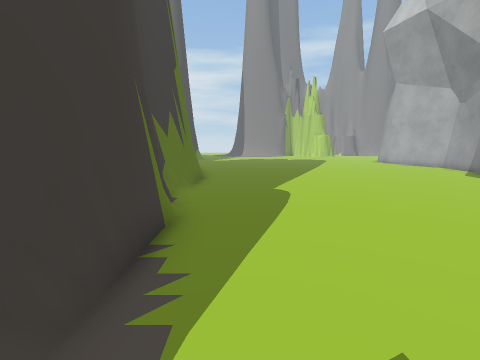
[1] (above)

16 first-person views from a walk through a scene from a Unity 3-D project. The camera is 1.4 m above the floor, tilts 8° down and sees 90° across. Doors are open. The floor is counted in squares, 1 m on a side. Each view is taken from the middle of a square. On the plan, view 1 faces up. The plan holds only what a view shows up to about 13 squares ahead; the rest is blank. The place goes on beyond the plan. The player is left out. Some surface patterns are stand-ins.

[2]
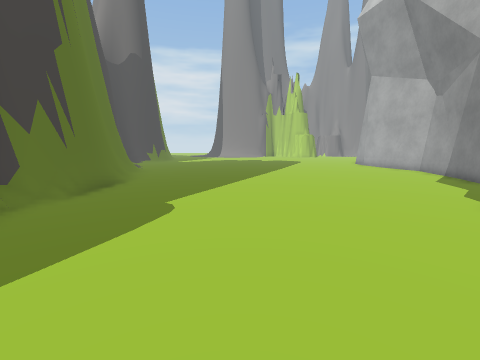

[3]
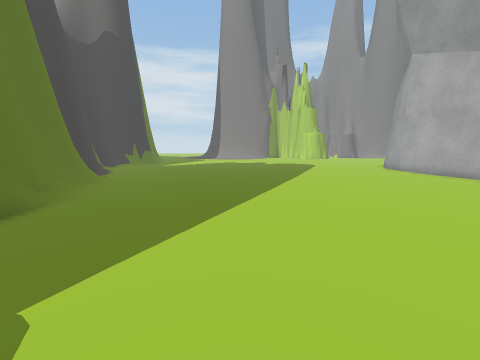

[4]
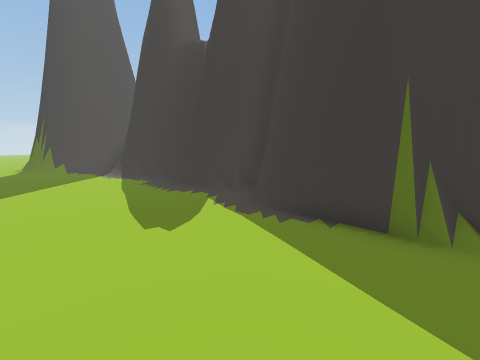

[5]
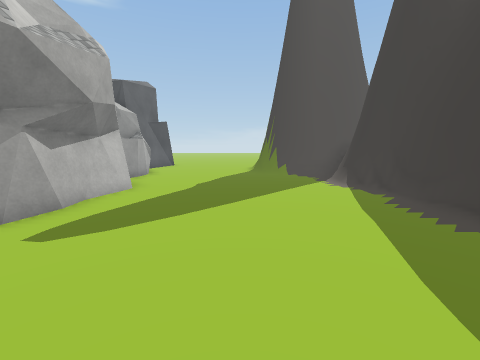

[6]
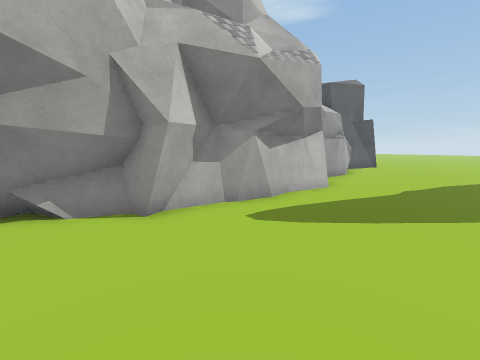

[7]
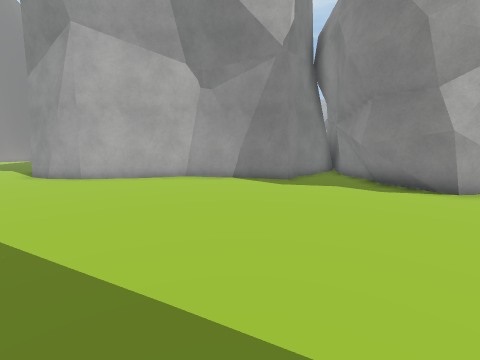

[8]
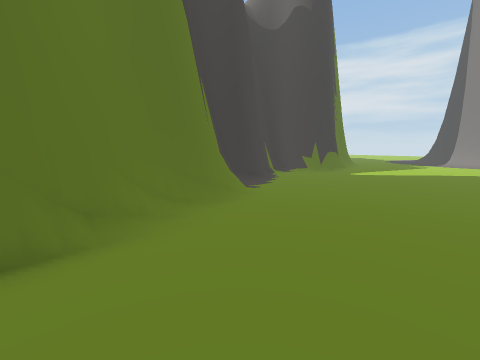

[9]
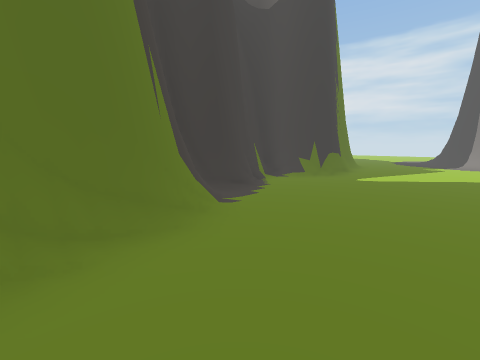

[10]
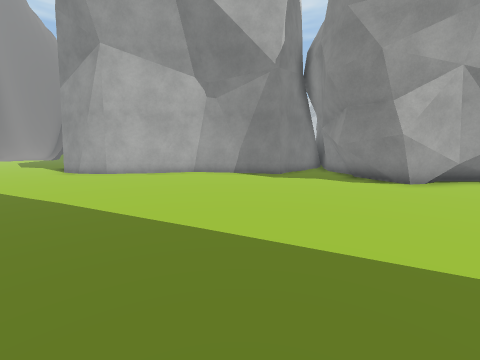

[11]
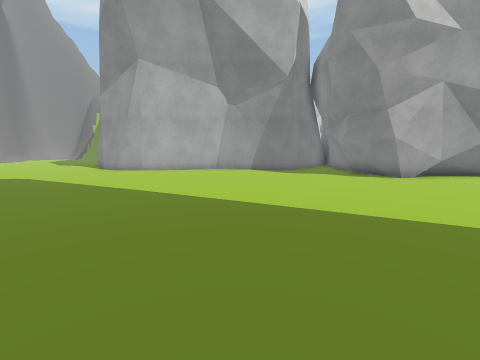

[12]
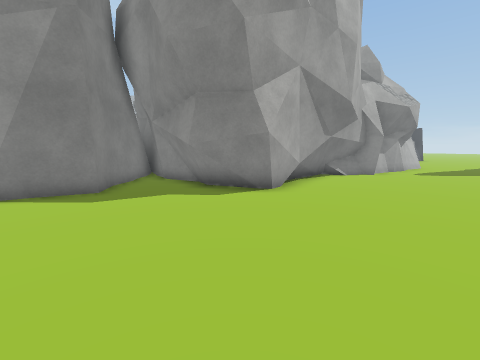

[13]
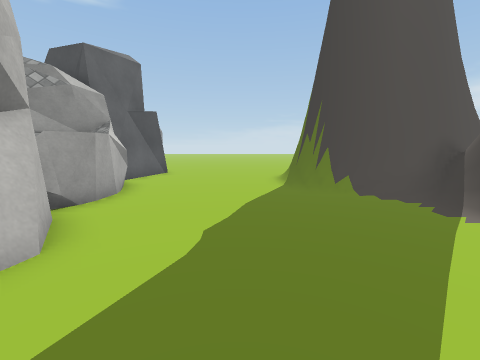

[14]
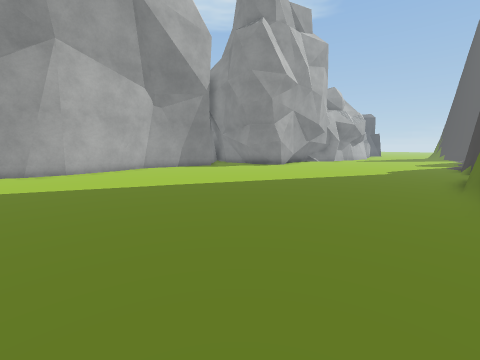

[15]
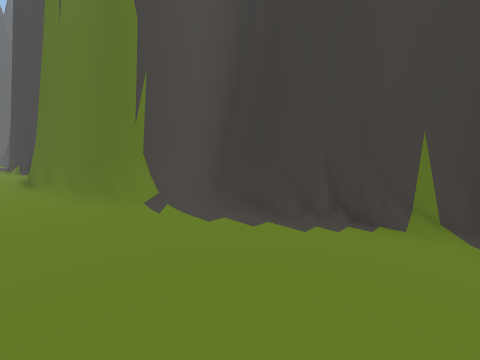

[16]
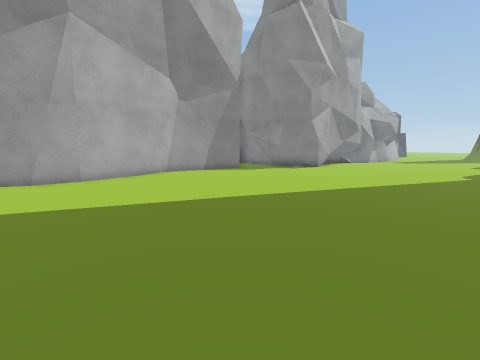

### Floor plan
Key: @ floor where view 1 was taken; # wall or solid block; . floor; / step, stairs or slope; = window, fence, low wall or low ledge.
Columns run from 6 left of view 1 to 14 right of it. Each row starts with its distance up from view 1.
 22 #..................#
 21 #.................##
 20 ##................#
 19 ##................##
 18  #.................#
 17  #=................#
 16  ##=...............#
 15   ##...............#
 14    #...............#
 13    #=..............#
 12    ##.............##
 11     #.............##
 10     #..............##
  9     #...............#
  8     #..........######
  7     #..........##
  6     #..........#
  5     #..........#
  4     #..........#
  3     #..........#
  2     #..........#
  1    ##.........##
  0    #..@.......##
 -1    ##.........#
 -2     #.........#
 -3     #........##
 -4     #........##
 -5     #........##
 -6     #........##
 -7     #=.......##
 -8     #=........##
 -9     #/........##
-10     ###.......#
-11      ####.....#

Where each view was taken, in squares from view 1:
view 1: 0 up, 0 right, facing up
view 2: 2 up, 3 right, facing up
view 3: 6 up, 3 right, facing up
view 4: 5 up, 3 right, facing down-left
view 5: 2 up, 3 right, facing down
view 6: 2 up, 3 right, facing down-right
view 7: 13 up, 2 right, facing right
view 8: 11 up, 2 right, facing up-left
view 9: 13 up, 1 right, facing up-left
view 10: 13 up, 0 right, facing right
view 11: 14 up, 2 left, facing right
view 12: 13 up, 4 right, facing down-right
view 13: 3 down, 4 right, facing down
view 14: 22 up, 2 left, facing down-right
view 15: 22 up, 1 left, facing down-left
view 16: 22 up, 1 right, facing down-right
